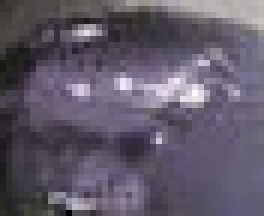
#> input picture purple/purple0.jpg, 44 x 36 px (shown 6 times larger); its folder holds only this picture in this run
$ python hist.py
#> lines starting #> are read from the running program, lines starting #| are printed output that depends on the picture
import cv2
import numpy as np
import matplotlib.pyplot as plt


def compute_lab_histogram(image_path, numbins):
    # Read the image
    image = cv2.imread(image_path)
    if image is None:
        print("Error: Image could not be read.")
        return

    # Convert from BGR to LAB color space
    lab_image = cv2.cvtColor(image, cv2.COLOR_BGR2LAB)

    # Split the LAB image into its channels
    l_channel, a_channel, b_channel = cv2.split(lab_image)

    # Define the number of bins and range for each channel
    channels = [l_channel, a_channel, b_channel]
      # L ranges from 0 to 255, A and B from -128 to 127

    histograms = []
    for i, channel in enumerate(channels):
        # Calculate histogram
        hist = cv2.calcHist([channel], [0], None, [numbins], histRange[i])
        hist /= hist.sum()
        #hist = cv2.calcHist([image], [0], None, [num_bins], [0, 256])


        #plt.xlim(histRange[i])

        histograms.append(hist)

    return histograms


# Provide the path to your image
# image_path = 'example912a.jpg'
# compute_lab_histogram(image_path, numbins=10)

import os

def extract_histograms(folder_path, histRange, numbins):
    # all hist
    all_hist = []
    # List all files in the specified directory
    try:
        # os.listdir() returns a list of all files and directories in 'directory'
        files = os.listdir(folder_path)
        print("Files in directory:", files)

        for file in files:
            histogram = compute_lab_histogram(folder_path + "/" + file, numbins=numbins)
#> in compute_lab_histogram, image is the input picture: shape (36, 44, 3); mean B, G, R 105.1, 89.9, 96.4
#> in compute_lab_histogram, `lab_image = cv2.cvtColor(image, cv2.COLOR_BGR2LAB)`: lab_image: shape (36, 44, 3); mean of channels 0, 1, 2 99.1, 133.9, 120.4
#> in compute_lab_histogram, `l_channel, a_channel, b_channel = cv2.split(lab_image)`:
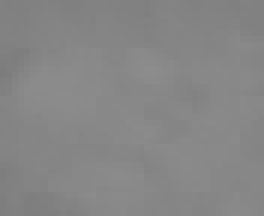
#> a_channel: shape (36, 44) (shown 6 times larger); min 124, max 141, mean 133.9
#> in compute_lab_histogram, `l_channel, a_channel, b_channel = cv2.split(lab_image)`:
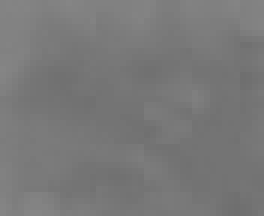
#> b_channel: shape (36, 44) (shown 6 times larger); min 110, max 133, mean 120.4
#> the loop in compute_lab_histogram, `for i, channel in enumerate(channels):` made 3 passes
#> hist on passes 1 to 3: [7, 115, 306, 496, 416, 104, 55, 60, 20, 5], [0, 0.0114, 0.148, 0.243, 0.506, 0.0903, 0.00126, 0, 0, 0], [0, 0.000631, 0.291, 0.352, 0.223, 0.131, 0.00253, 0, 0, 0]
#> after the loop in compute_lab_histogram, `for i, channel in enumerate(channels):`: histograms = [[0.00442, 0.0726, 0.193, 0.313, 0.263, 0.0657, 0.0347, 0.0379, 0.0126, 0.00316], [0, 0.0114, 0.148, 0.243, 0.506, 0.0903, 0.00126, 0, 0, 0], [0, 0.000631, 0.291, 0.352, 0.223, 0.131, 0.00253, 0, 0, 0]]
#> histogram has the same summary as histograms in compute_lab_histogram
            all_hist.append(histogram)
    except FileNotFoundError:
        print("The directory does not exist.")


    return all_hist


def plot_histograms(histograms, histRange, numbins):


    # Plot histograms for each channel
    plt.figure(figsize=(10, 5))
    for lab_hist in histograms:
        plot_lab_hist(histRange, lab_hist, numbins,  line='.-')


    # Combine histograms
    total_hist = np.zeros((3, numbins,1))
    for hist in histograms:
        total_hist += hist

    # Normalize
    for i in range(3):
        total_hist[i] /= np.sum(total_hist[i])


    # plot_lab_hist(histRange, total_hist, numbins, line='-o')


    plt.tight_layout()
    plt.show()


def plot_lab_hist(histRange, lab_hist, numbins, colors = ("black", "green", "blue"), channel_names = ['L', 'A', 'B'],
                  line='-.'):
    for i, (hist, color, name) in enumerate(zip(lab_hist, colors, channel_names)):
        # Plot histogram
        plt.subplot(1, 3, i + 1)
        plt.plot([ histRange[i][0] + (histRange[i][1] - histRange[i][0]) * j / numbins
                  for j in range(numbins)], hist, line, color=color)
        # plt.bar(range(numbins), hist, width=1.0, color='gray')
        plt.title(name + ' channel Histogram')
        plt.xlabel('Intensity Value')
        plt.ylabel('Frequency')


histRange = [[0, 256], [120, 155], [100, 155]]
NUM_BINS = 10
# Specify the path to your folder
folder_path = "purple"
histograms = extract_histograms(folder_path, histRange, NUM_BINS)
#> histograms = [[[0.00442, 0.0726, 0.193, 0.313, 0.263, 0.0657, 0.0347, 0.0379, 0.0126, 0.00316], [0, 0.0114, 0.148, 0.243, 0.506, 0.0903, 0.00126, 0, 0, 0], [0, 0.000631, 0.291, 0.352, 0.223, 0.131, 0.00253, 0, 0, 0]]]
plot_histograms(histograms, histRange, NUM_BINS)
#> the loop in plot_histograms, `for lab_hist in histograms:` made 1 pass
#> the loop in plot_histograms, `for hist in histograms:` made 1 pass
#> in plot_histograms, `plt.show()`:
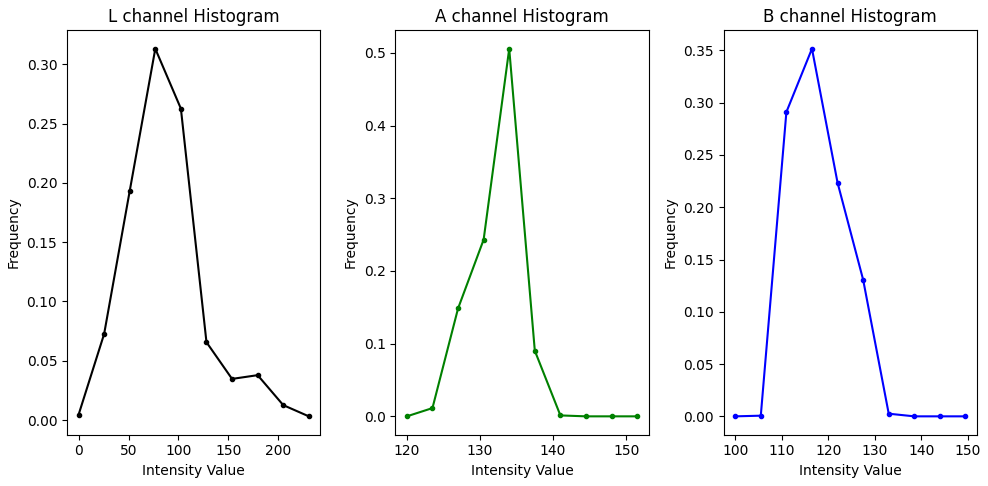
#> figure drawn by matplotlib, 3 panels; panel 1: curve peaks at x = 76.8, y = 0.313; panel 2: curve peaks at x = 134, y = 0.506; panel 3: curve peaks at x = 116.5, y = 0.352

$ run again, on purple/purple27.jpg
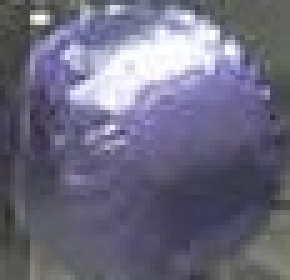
#> input picture purple/purple27.jpg, 58 x 56 px (shown 5 times larger)
#> in compute_lab_histogram, image is the input picture: shape (56, 58, 3); mean B, G, R 127.5, 106.8, 108.7
#> lab_image: shape (56, 58, 3); mean of channels 0, 1, 2 115.8, 133.5, 116.9
#> in compute_lab_histogram, `l_channel, a_channel, b_channel = cv2.split(lab_image)`:
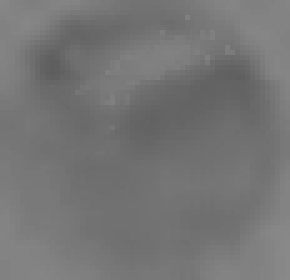
#> b_channel: shape (56, 58) (shown 5 times larger); min 94, max 137, mean 116.9
#> the loop in compute_lab_histogram, `for i, channel in enumerate(channels):` made 3 passes
#> hist on passes 1 to 3: [0, 3, 485, 1071, 890, 307, 115, 102, 85, 190], [4, 229, 747, 583, 1080, 320, 261, 23, 1, 0], [0.0854, 0.115, 0.318, 0.186, 0.128, 0.147, 0.0201, 0, 0, 0]
#> after the loop in compute_lab_histogram, `for i, channel in enumerate(channels):`: histograms = [[0, 0.000924, 0.149, 0.33, 0.274, 0.0945, 0.0354, 0.0314, 0.0262, 0.0585], [0.00123, 0.0705, 0.23, 0.179, 0.333, 0.0985, 0.0804, 0.00708, 0.000308, 0], [0.0854, 0.115, 0.318, 0.186, 0.128, 0.147, 0.0201, 0, 0, 0]]
#> histogram has the same summary as histograms in compute_lab_histogram
#> `histograms = extract_histograms(folder_path, histRange, NUM_BINS)`: histograms = [[[0, 0.000924, 0.149, 0.33, 0.274, 0.0945, 0.0354, 0.0314, 0.0262, 0.0585], [0.00123, 0.0705, 0.23, 0.179, 0.333, 0.0985, 0.0804, 0.00708, 0.000308, 0], [0.0854, 0.115, 0.318, 0.186, 0.128, 0.147, 0.0201, 0, 0, 0]]]
#> the loop in plot_histograms, `for lab_hist in histograms:` made 1 pass
#> the loop in plot_histograms, `for hist in histograms:` made 1 pass
#> in plot_histograms, `plt.show()`:
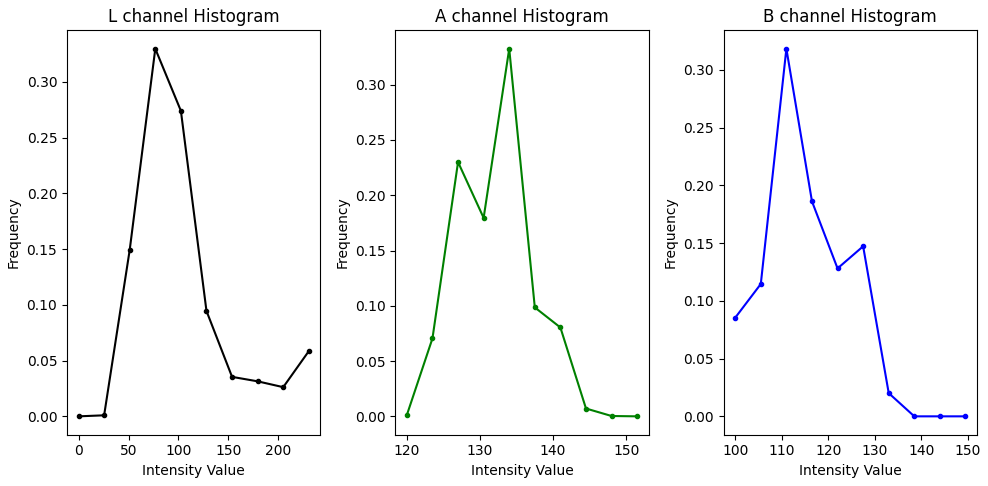
#> figure drawn by matplotlib, 3 panels; panel 1: curve peaks at x = 76.8, y = 0.33; panel 2: curve peaks at x = 134, y = 0.333; panel 3: curve peaks at x = 111, y = 0.318

$ run again, on purple/purple28.jpg
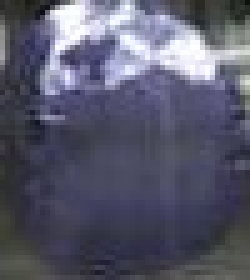
#> input picture purple/purple28.jpg, 50 x 56 px (shown 5 times larger)
#> in compute_lab_histogram, image is the input picture: shape (56, 50, 3); mean B, G, R 106.6, 88.5, 87.8
#> lab_image: shape (56, 50, 3); mean of channels 0, 1, 2 95.4, 132.2, 117.5
#> in compute_lab_histogram, `l_channel, a_channel, b_channel = cv2.split(lab_image)`:
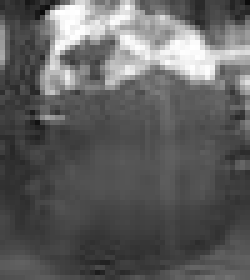
#> l_channel: shape (56, 50) (shown 5 times larger); min 9, max 255, mean 95.4
#> the loop in compute_lab_histogram, `for i, channel in enumerate(channels):` made 3 passes
#> hist on passes 1 to 3: [7, 177, 1072, 904, 133, 106, 108, 94, 83, 116], [0.005, 0.0746, 0.198, 0.365, 0.318, 0.04, 0, 0, 0, 0], [0.01, 0.134, 0.393, 0.204, 0.139, 0.104, 0.0161, 0, 0, 0]
#> after the loop in compute_lab_histogram, `for i, channel in enumerate(channels):`: histograms = [[0.0025, 0.0632, 0.383, 0.323, 0.0475, 0.0379, 0.0386, 0.0336, 0.0296, 0.0414], [0.005, 0.0746, 0.198, 0.365, 0.318, 0.04, 0, 0, 0, 0], [0.01, 0.134, 0.393, 0.204, 0.139, 0.104, 0.0161, 0, 0, 0]]
#> histogram has the same summary as histograms in compute_lab_histogram
#> `histograms = extract_histograms(folder_path, histRange, NUM_BINS)`: histograms = [[[0.0025, 0.0632, 0.383, 0.323, 0.0475, 0.0379, 0.0386, 0.0336, 0.0296, 0.0414], [0.005, 0.0746, 0.198, 0.365, 0.318, 0.04, 0, 0, 0, 0], [0.01, 0.134, 0.393, 0.204, 0.139, 0.104, 0.0161, 0, 0, 0]]]
#> the loop in plot_histograms, `for lab_hist in histograms:` made 1 pass
#> the loop in plot_histograms, `for hist in histograms:` made 1 pass
#> in plot_histograms, `plt.show()`:
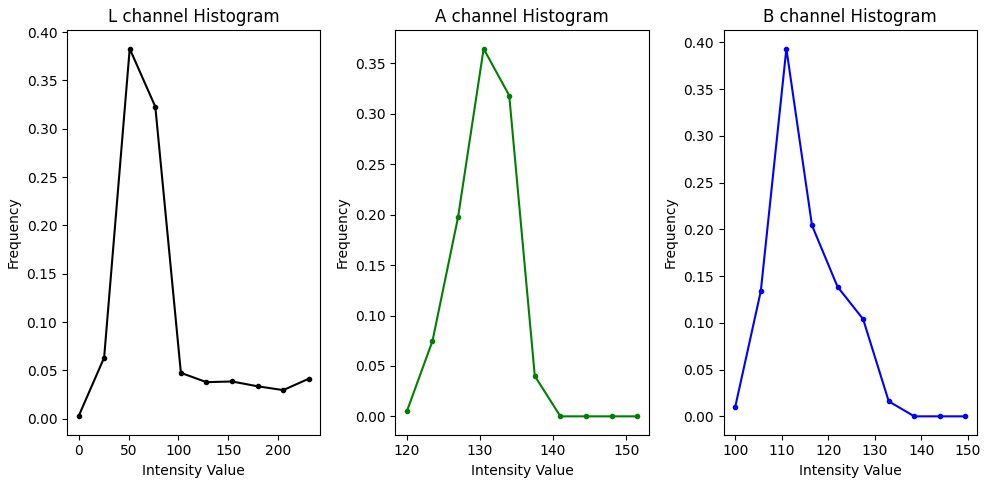
#> figure drawn by matplotlib, 3 panels; panel 1: curve peaks at x = 51.2, y = 0.383; panel 2: curve peaks at x = 130.5, y = 0.365; panel 3: curve peaks at x = 111, y = 0.393

$ run again, on purple/purple29.jpg
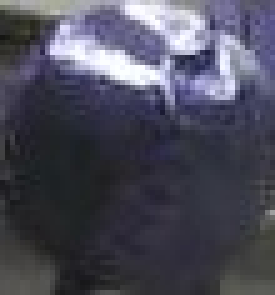
#> input picture purple/purple29.jpg, 55 x 59 px (shown 5 times larger)
#> in compute_lab_histogram, image is the input picture: shape (59, 55, 3); mean B, G, R 89, 75, 75.1
#> lab_image: shape (59, 55, 3); mean of channels 0, 1, 2 80, 131.5, 119.9
#> in compute_lab_histogram, `l_channel, a_channel, b_channel = cv2.split(lab_image)`:
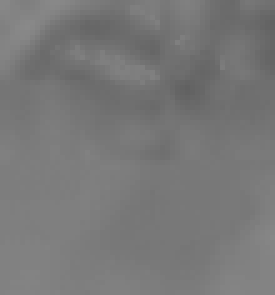
#> b_channel: shape (59, 55) (shown 5 times larger); min 97, max 137, mean 119.9
#> the loop in compute_lab_histogram, `for i, channel in enumerate(channels):` made 3 passes
#> hist on passes 1 to 3: [14, 1159, 1038, 337, 183, 111, 124, 83, 90, 106], [0, 0.0465, 0.397, 0.307, 0.176, 0.0595, 0.0136, 0, 0, 0], [0.0312, 0.0926, 0.158, 0.294, 0.3, 0.108, 0.0161, 0, 0, 0]
#> after the loop in compute_lab_histogram, `for i, channel in enumerate(channels):`: histograms = [[0.00431, 0.357, 0.32, 0.104, 0.0564, 0.0342, 0.0382, 0.0256, 0.0277, 0.0327], [0, 0.0465, 0.397, 0.307, 0.176, 0.0595, 0.0136, 0, 0, 0], [0.0312, 0.0926, 0.158, 0.294, 0.3, 0.108, 0.0161, 0, 0, 0]]
#> histogram has the same summary as histograms in compute_lab_histogram
#> `histograms = extract_histograms(folder_path, histRange, NUM_BINS)`: histograms = [[[0.00431, 0.357, 0.32, 0.104, 0.0564, 0.0342, 0.0382, 0.0256, 0.0277, 0.0327], [0, 0.0465, 0.397, 0.307, 0.176, 0.0595, 0.0136, 0, 0, 0], [0.0312, 0.0926, 0.158, 0.294, 0.3, 0.108, 0.0161, 0, 0, 0]]]
#> the loop in plot_histograms, `for lab_hist in histograms:` made 1 pass
#> the loop in plot_histograms, `for hist in histograms:` made 1 pass
#> in plot_histograms, `plt.show()`:
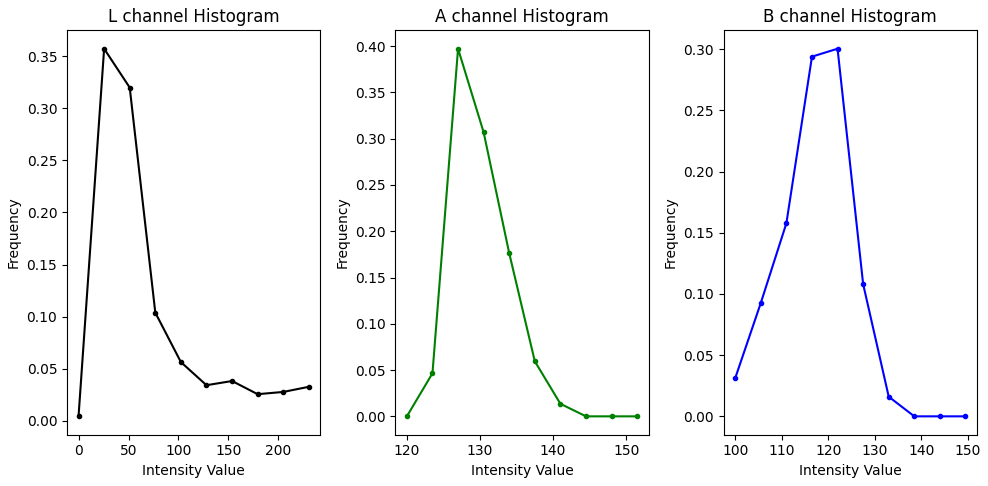
#> figure drawn by matplotlib, 3 panels; panel 1: curve peaks at x = 25.6, y = 0.357; panel 2: curve peaks at x = 127, y = 0.397; panel 3: curve peaks at x = 122, y = 0.3

$ run again, on purple/purple16.jpg
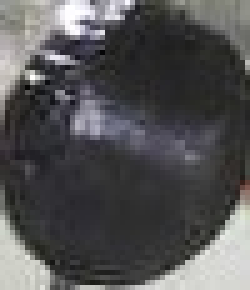
#> input picture purple/purple16.jpg, 50 x 58 px (shown 5 times larger)
#> in compute_lab_histogram, image is the input picture: shape (58, 50, 3); mean B, G, R 83.6, 82.6, 83
#> lab_image: shape (58, 50, 3); mean of channels 0, 1, 2 86.7, 128.5, 127.4
#> the loop in compute_lab_histogram, `for i, channel in enumerate(channels):` made 3 passes
#> hist on passes 1 to 3: [14, 1024, 884, 210, 117, 135, 126, 107, 250, 33], [4, 342, 2196, 341, 13, 3, 1, 0, 0, 0], [0, 0, 5, 186, 1046, 1593, 69, 1, 0, 0]
#> after the loop in compute_lab_histogram, `for i, channel in enumerate(channels):`: histograms = [[0.00483, 0.353, 0.305, 0.0724, 0.0403, 0.0466, 0.0434, 0.0369, 0.0862, 0.0114], [0.00138, 0.118, 0.757, 0.118, 0.00448, 0.00103, 0.000345, 0, 0, 0], [0, 0, 0.00172, 0.0641, 0.361, 0.549, 0.0238, 0.000345, 0, 0]]
#> histogram has the same summary as histograms in compute_lab_histogram
#> `histograms = extract_histograms(folder_path, histRange, NUM_BINS)`: histograms = [[[0.00483, 0.353, 0.305, 0.0724, 0.0403, 0.0466, 0.0434, 0.0369, 0.0862, 0.0114], [0.00138, 0.118, 0.757, 0.118, 0.00448, 0.00103, 0.000345, 0, 0, 0], [0, 0, 0.00172, 0.0641, 0.361, 0.549, 0.0238, 0.000345, 0, 0]]]
#> the loop in plot_histograms, `for lab_hist in histograms:` made 1 pass
#> the loop in plot_histograms, `for hist in histograms:` made 1 pass
#> in plot_histograms, `plt.show()`:
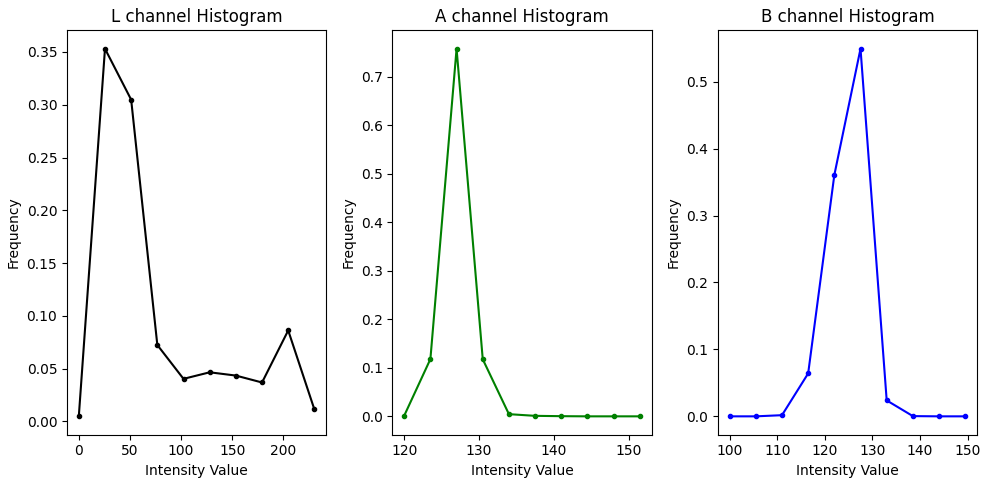
#> figure drawn by matplotlib, 3 panels; panel 1: curve peaks at x = 25.6, y = 0.353; panel 2: curve peaks at x = 127, y = 0.757; panel 3: curve peaks at x = 127.5, y = 0.549
